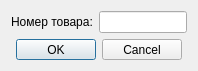
<?xml version="1.0" encoding="UTF-8"?>
<ui version="4.0">
 <class>ProductWindow</class>
 <widget class="QDialog" name="ProductWindow">
  <property name="geometry">
   <rect>
    <x>0</x>
    <y>0</y>
    <width>198</width>
    <height>71</height>
   </rect>
  </property>
  <property name="minimumSize">
   <size>
    <width>198</width>
    <height>71</height>
   </size>
  </property>
  <property name="maximumSize">
   <size>
    <width>198</width>
    <height>71</height>
   </size>
  </property>
  <property name="windowTitle">
   <string>Dialog</string>
  </property>
  <layout class="QVBoxLayout" name="verticalLayout">
   <item>
    <layout class="QFormLayout" name="formLayout">
     <item row="0" column="0">
      <widget class="QLabel" name="label">
       <property name="text">
        <string>Номер товара:</string>
       </property>
      </widget>
     </item>
     <item row="0" column="1">
      <widget class="QLineEdit" name="lineEdit"/>
     </item>
    </layout>
   </item>
   <item>
    <layout class="QHBoxLayout" name="horizontalLayout">
     <item>
      <spacer name="horizontalSpacer">
       <property name="orientation">
        <enum>Qt::Horizontal</enum>
       </property>
       <property name="sizeHint" stdset="0">
        <size>
         <width>40</width>
         <height>20</height>
        </size>
       </property>
      </spacer>
     </item>
     <item>
      <widget class="QDialogButtonBox" name="buttonBox">
       <property name="orientation">
        <enum>Qt::Horizontal</enum>
       </property>
       <property name="standardButtons">
        <set>QDialogButtonBox::Cancel|QDialogButtonBox::Ok</set>
       </property>
      </widget>
     </item>
     <item>
      <spacer name="horizontalSpacer_2">
       <property name="orientation">
        <enum>Qt::Horizontal</enum>
       </property>
       <property name="sizeHint" stdset="0">
        <size>
         <width>40</width>
         <height>20</height>
        </size>
       </property>
      </spacer>
     </item>
    </layout>
   </item>
  </layout>
 </widget>
 <resources/>
 <connections>
  <connection>
   <sender>buttonBox</sender>
   <signal>accepted()</signal>
   <receiver>ProductWindow</receiver>
   <slot>accept()</slot>
   <hints>
    <hint type="sourcelabel">
     <x>248</x>
     <y>254</y>
    </hint>
    <hint type="destinationlabel">
     <x>157</x>
     <y>274</y>
    </hint>
   </hints>
  </connection>
  <connection>
   <sender>buttonBox</sender>
   <signal>rejected()</signal>
   <receiver>ProductWindow</receiver>
   <slot>reject()</slot>
   <hints>
    <hint type="sourcelabel">
     <x>316</x>
     <y>260</y>
    </hint>
    <hint type="destinationlabel">
     <x>286</x>
     <y>274</y>
    </hint>
   </hints>
  </connection>
 </connections>
</ui>
